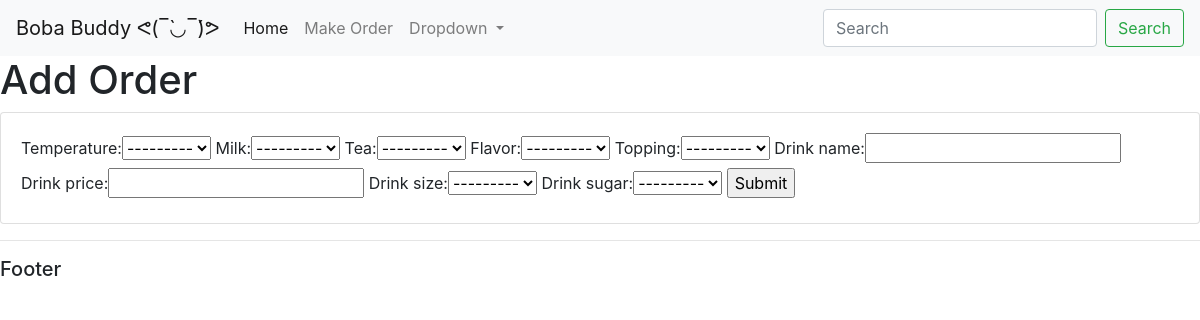
Page /create_order/ on the earlier database version.
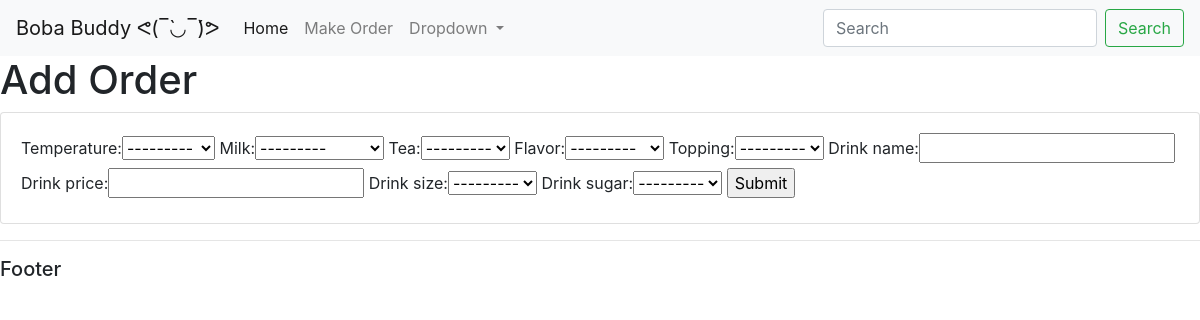
Same page on the later database version.
### app/models.py (models this page shows)
class Milk(models.Model):
    milk_id = models.AutoField(primary_key=True)
    milk_name = models.CharField(max_length=100, default='')
    milk_price = models.DecimalField(max_digits=5, decimal_places=2)
    def __str__(self):
        return "[" + str(self.milk_id) + "] " + self.milk_name

class Tea(models.Model):
    tea_id = models.AutoField(primary_key=True)
    tea_name = models.CharField(max_length=100, default='')
    tea_price = models.DecimalField(max_digits=5, decimal_places=2)
    def __str__(self):
        return "[" + str(self.tea_id) + "] " + self.tea_name

class Flavor(models.Model):
    flavor_id = models.AutoField(primary_key=True)
    flavor_name = models.CharField(max_length=100, default='')
    flavor_price = models.DecimalField(max_digits=5, decimal_places=2)
    def __str__(self):
        return "[" + str(self.flavor_id) + "] " + self.flavor_name

### app/views.py (the view)
# urls.py: path('create_order/', views.createOrder, name="create_order")
def createOrder(request):
    form = OrderForm()
    if request.method == 'POST':
        form = OrderForm(request.POST)
        if form.is_valid():
            form.save()
            return redirect('/')
    context = {'form':form}
    return render(request, 'apptemplates/order_form.html', context)

### app/forms.py
class OrderForm(ModelForm):
    class Meta:
        model = Drink
        exclude = ['drink_id', 'order']

### app/models.py (called while the page is built)
    def __str__(self):
        return "[" + str(self.temp_id) + "] " + self.temp_name

### app/templates/apptemplates/order_form.html (shortened to what this page needs)
{% extends 'apptemplates/main.html'%}
{% block content %}
<div class="row">
    <div class="col-md-12">
        <h1>Add Order</h1>
        <div class="card card-body">
            <form action="" method="POST">
                {{form}}
                <input type="submit" name="Submit">
            </form>
        </div>
    </div>
</div>
{% endblock %}

### app/templates/apptemplates/main.html (shortened to what this page needs)
<!DOCTYPE html>
<html>
<head>
        <link rel="stylesheet" href="https://maxcdn.bootstrapcdn.com/bootstrap/4.0.0/css/bootstrap.min.css">
</head>
<body>
        {% include 'apptemplates/navbar.html' %}
        {% block content %}{% endblock %}
        <hr>
        <h5>Footer</h5>
</body>
</html>

### app/templates/apptemplates/navbar.html (shortened to what this page needs)
<nav class="navbar navbar-expand-lg navbar-light bg-light">
    <a class="navbar-brand" href="#">Boba Buddy ᕙ(‾̀◡‾́)ᕗ</a>
    <div class="collapse navbar-collapse" id="navbarSupportedContent">
      <ul class="navbar-nav mr-auto">
        <li class="nav-item active">
          <a class="nav-link" href="/">Home</a>
        <li class="nav-item">
          <a class="nav-link" href="/create_order">Make Order</a>
        </li>
        <li class="nav-item dropdown">
          <a class="nav-link dropdown-toggle" href="#" id="navbarDropdown" role="button" data-toggle="dropdown" aria-haspopup="true" aria-expanded="false">
            Dropdown
          </a>
        </li>
      </ul>
      <form class="form-inline my-2 my-lg-0">
        <input class="form-control mr-sm-2" type="search" placeholder="Search" aria-label="Search">
        <button class="btn btn-outline-success my-2 my-sm-0" type="submit">Search</button>
      </form>
    </div>
  </nav>

Differences in the rows shown:
added Milk: milk "---------"
added Tea: tea "---------"
added Flavor: flavor "---------"
Other differences:
form field milk: "---------" → (not shown)
form field tea: "---------" → (not shown)
form field flavor: "---------" → (not shown)
